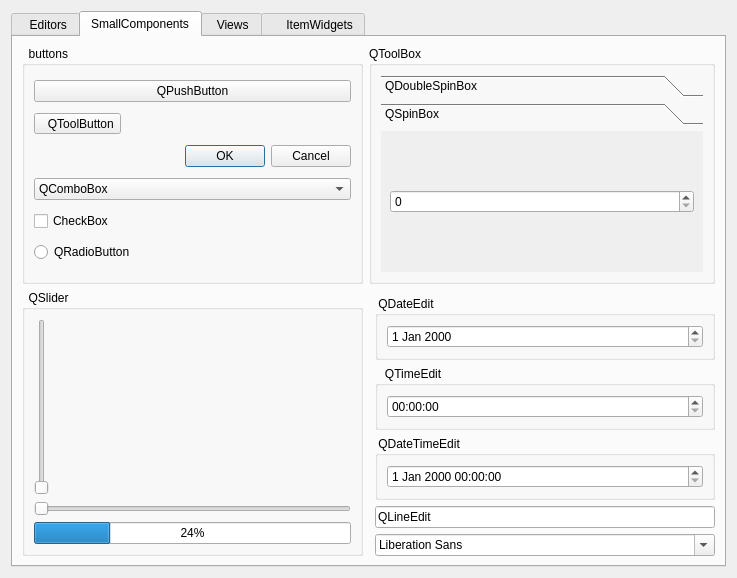
<?xml version="1.0" encoding="UTF-8"?>
<ui version="4.0">
 <class>PreviewQssWidget</class>
 <widget class="QWidget" name="PreviewQssWidget">
  <property name="geometry">
   <rect>
    <x>0</x>
    <y>0</y>
    <width>737</width>
    <height>578</height>
   </rect>
  </property>
  <property name="windowTitle">
   <string>Form</string>
  </property>
  <layout class="QVBoxLayout" name="verticalLayout">
   <item>
    <widget class="QTabWidget" name="TabWidget">
     <property name="currentIndex">
      <number>1</number>
     </property>
     <widget class="QWidget" name="tab_2">
      <attribute name="title">
       <string>  Editors</string>
      </attribute>
      <widget class="QTextEdit" name="textEdit">
       <property name="geometry">
        <rect>
         <x>340</x>
         <y>20</y>
         <width>291</width>
         <height>201</height>
        </rect>
       </property>
       <property name="html">
        <string>&lt;!DOCTYPE HTML PUBLIC &quot;-//W3C//DTD HTML 4.0//EN&quot; &quot;http://www.w3.org/TR/REC-html40/strict.dtd&quot;&gt;
&lt;html&gt;&lt;head&gt;&lt;meta name=&quot;qrichtext&quot; content=&quot;1&quot; /&gt;&lt;style type=&quot;text/css&quot;&gt;
p, li { white-space: pre-wrap; }
&lt;/style&gt;&lt;/head&gt;&lt;body style=&quot; font-family:'SimSun'; font-size:9pt; font-weight:400; font-style:normal;&quot;&gt;
&lt;p style=&quot; margin-top:0px; margin-bottom:0px; margin-left:0px; margin-right:0px; -qt-block-indent:0; text-indent:0px;&quot;&gt;QTextEdit&lt;/p&gt;&lt;/body&gt;&lt;/html&gt;</string>
       </property>
      </widget>
      <widget class="QWidget" name="layoutWidget">
       <property name="geometry">
        <rect>
         <x>10</x>
         <y>10</y>
         <width>311</width>
         <height>234</height>
        </rect>
       </property>
       <layout class="QVBoxLayout" name="verticalLayout_5">
        <item>
         <widget class="QGroupBox" name="groupBox_3">
          <property name="title">
           <string> QDateEdit</string>
          </property>
          <layout class="QVBoxLayout" name="verticalLayout_3">
           <item>
            <widget class="QDateEdit" name="dateEdit"/>
           </item>
          </layout>
         </widget>
        </item>
        <item>
         <widget class="QGroupBox" name="groupBox_2">
          <property name="title">
           <string>   QTimeEdit</string>
          </property>
          <layout class="QHBoxLayout" name="horizontalLayout">
           <item>
            <widget class="QTimeEdit" name="timeEdit"/>
           </item>
          </layout>
         </widget>
        </item>
        <item>
         <widget class="QGroupBox" name="groupBox_4">
          <property name="title">
           <string> QDateTimeEdit</string>
          </property>
          <layout class="QVBoxLayout" name="verticalLayout_4">
           <item>
            <widget class="QDateTimeEdit" name="dateTimeEdit"/>
           </item>
          </layout>
         </widget>
        </item>
        <item>
         <widget class="QLineEdit" name="lineEdit">
          <property name="text">
           <string>QLineEdit</string>
          </property>
         </widget>
        </item>
       </layout>
      </widget>
     </widget>
     <widget class="QWidget" name="tab">
      <attribute name="title">
       <string>SmallComponents</string>
      </attribute>
      <layout class="QGridLayout" name="gridLayout_3">
       <item row="0" column="0">
        <widget class="QGroupBox" name="groupBox">
         <property name="title">
          <string>  buttons</string>
         </property>
         <layout class="QVBoxLayout" name="verticalLayout_2">
          <item>
           <widget class="QPushButton" name="pushButton">
            <property name="text">
             <string>QPushButton</string>
            </property>
           </widget>
          </item>
          <item>
           <widget class="QToolButton" name="toolButton">
            <property name="text">
             <string>  QToolButton</string>
            </property>
           </widget>
          </item>
          <item>
           <widget class="QDialogButtonBox" name="buttonBox">
            <property name="standardButtons">
             <set>QDialogButtonBox::Cancel|QDialogButtonBox::Ok</set>
            </property>
           </widget>
          </item>
          <item>
           <widget class="QComboBox" name="comboBox">
            <item>
             <property name="text">
              <string>QComboBox</string>
             </property>
            </item>
            <item>
             <property name="text">
              <string>Item1</string>
             </property>
            </item>
            <item>
             <property name="text">
              <string>Item2</string>
             </property>
            </item>
            <item>
             <property name="text">
              <string>Item3</string>
             </property>
            </item>
           </widget>
          </item>
          <item>
           <widget class="QCheckBox" name="checkBox">
            <property name="text">
             <string>CheckBox</string>
            </property>
           </widget>
          </item>
          <item>
           <widget class="QRadioButton" name="radioButton">
            <property name="text">
             <string>QRadioButton</string>
            </property>
           </widget>
          </item>
         </layout>
        </widget>
       </item>
       <item row="0" column="2" colspan="2">
        <widget class="QGroupBox" name="groupBox_7">
         <property name="title">
          <string>QToolBox</string>
         </property>
         <layout class="QVBoxLayout" name="verticalLayout_17">
          <item>
           <widget class="QToolBox" name="toolBox">
            <property name="currentIndex">
             <number>1</number>
            </property>
            <widget class="QWidget" name="page">
             <property name="geometry">
              <rect>
               <x>0</x>
               <y>0</y>
               <width>98</width>
               <height>41</height>
              </rect>
             </property>
             <attribute name="label">
              <string>QDoubleSpinBox</string>
             </attribute>
             <layout class="QVBoxLayout" name="verticalLayout_15">
              <item>
               <widget class="QDoubleSpinBox" name="doubleSpinBox_2"/>
              </item>
             </layout>
            </widget>
            <widget class="QWidget" name="page_2">
             <property name="geometry">
              <rect>
               <x>0</x>
               <y>0</y>
               <width>324</width>
               <height>149</height>
              </rect>
             </property>
             <attribute name="label">
              <string>QSpinBox</string>
             </attribute>
             <layout class="QVBoxLayout" name="verticalLayout_16">
              <item>
               <widget class="QSpinBox" name="spinBox_2"/>
              </item>
             </layout>
            </widget>
           </widget>
          </item>
         </layout>
        </widget>
       </item>
       <item row="1" column="0" rowspan="2">
        <widget class="QGroupBox" name="groupBox_5">
         <property name="title">
          <string>  QSlider</string>
         </property>
         <layout class="QVBoxLayout" name="verticalLayout_6">
          <item>
           <widget class="QSlider" name="verticalSlider">
            <property name="orientation">
             <enum>Qt::Vertical</enum>
            </property>
           </widget>
          </item>
          <item>
           <widget class="QSlider" name="horizontalSlider">
            <property name="orientation">
             <enum>Qt::Horizontal</enum>
            </property>
           </widget>
          </item>
          <item>
           <widget class="QProgressBar" name="progressBar">
            <property name="value">
             <number>24</number>
            </property>
           </widget>
          </item>
         </layout>
        </widget>
       </item>
       <item row="2" column="3">
        <layout class="QVBoxLayout" name="verticalLayout_7">
         <item>
          <widget class="QGroupBox" name="groupBox_6">
           <property name="title">
            <string> QDateEdit</string>
           </property>
           <layout class="QVBoxLayout" name="verticalLayout_18">
            <item>
             <widget class="QDateEdit" name="dateEdit_2"/>
            </item>
           </layout>
          </widget>
         </item>
         <item>
          <widget class="QGroupBox" name="groupBox_8">
           <property name="title">
            <string>   QTimeEdit</string>
           </property>
           <layout class="QHBoxLayout" name="horizontalLayout_2">
            <item>
             <widget class="QTimeEdit" name="timeEdit_2"/>
            </item>
           </layout>
          </widget>
         </item>
         <item>
          <widget class="QGroupBox" name="groupBox_9">
           <property name="title">
            <string> QDateTimeEdit</string>
           </property>
           <layout class="QVBoxLayout" name="verticalLayout_19">
            <item>
             <widget class="QDateTimeEdit" name="dateTimeEdit_2"/>
            </item>
           </layout>
          </widget>
         </item>
         <item>
          <widget class="QLineEdit" name="lineEdit_2">
           <property name="text">
            <string>QLineEdit</string>
           </property>
          </widget>
         </item>
         <item>
          <widget class="QFontComboBox" name="fontComboBox"/>
         </item>
        </layout>
       </item>
      </layout>
     </widget>
     <widget class="QWidget" name="tab_3">
      <attribute name="title">
       <string> Views</string>
      </attribute>
      <layout class="QGridLayout" name="gridLayout">
       <item row="0" column="0">
        <layout class="QVBoxLayout" name="verticalLayout_8">
         <item>
          <widget class="QLabel" name="label_2">
           <property name="text">
            <string>QColumnView</string>
           </property>
          </widget>
         </item>
        </layout>
       </item>
       <item row="1" column="0">
        <layout class="QVBoxLayout" name="verticalLayout_11">
         <item>
          <widget class="QLabel" name="label_5">
           <property name="text">
            <string>QTableView</string>
           </property>
          </widget>
         </item>
         <item>
          <widget class="QTableView" name="tableView"/>
         </item>
        </layout>
       </item>
       <item row="0" column="1">
        <layout class="QVBoxLayout" name="verticalLayout_9">
         <item>
          <widget class="QLabel" name="label_3">
           <property name="text">
            <string>   QListView</string>
           </property>
          </widget>
         </item>
         <item>
          <widget class="QListView" name="listView"/>
         </item>
        </layout>
       </item>
       <item row="1" column="1">
        <layout class="QVBoxLayout" name="verticalLayout_10">
         <item>
          <widget class="QLabel" name="label_4">
           <property name="text">
            <string> QTreeView</string>
           </property>
          </widget>
         </item>
         <item>
          <widget class="QTreeView" name="treeView"/>
         </item>
        </layout>
       </item>
      </layout>
     </widget>
     <widget class="QWidget" name="tab_4">
      <attribute name="title">
       <string>    ItemWidgets</string>
      </attribute>
      <layout class="QGridLayout" name="gridLayout_2">
       <item row="0" column="1">
        <layout class="QVBoxLayout" name="verticalLayout_12">
         <item>
          <widget class="QLabel" name="label_6">
           <property name="text">
            <string>   QListWidget</string>
           </property>
          </widget>
         </item>
         <item>
          <widget class="QListWidget" name="listWidget"/>
         </item>
        </layout>
       </item>
       <item row="0" column="0">
        <layout class="QVBoxLayout" name="verticalLayout_14">
         <item>
          <widget class="QLabel" name="label_7">
           <property name="text">
            <string>QTreeWidget</string>
           </property>
          </widget>
         </item>
         <item>
          <widget class="QTreeWidget" name="treeWidget">
           <column>
            <property name="text">
             <string notr="true">1</string>
            </property>
           </column>
          </widget>
         </item>
        </layout>
       </item>
       <item row="1" column="0" colspan="2">
        <layout class="QVBoxLayout" name="verticalLayout_13">
         <item>
          <widget class="QLabel" name="label_8">
           <property name="text">
            <string> QTableWidget</string>
           </property>
          </widget>
         </item>
         <item>
          <widget class="QTableWidget" name="tableWidget"/>
         </item>
        </layout>
       </item>
      </layout>
     </widget>
    </widget>
   </item>
  </layout>
 </widget>
 <resources/>
 <connections/>
</ui>
